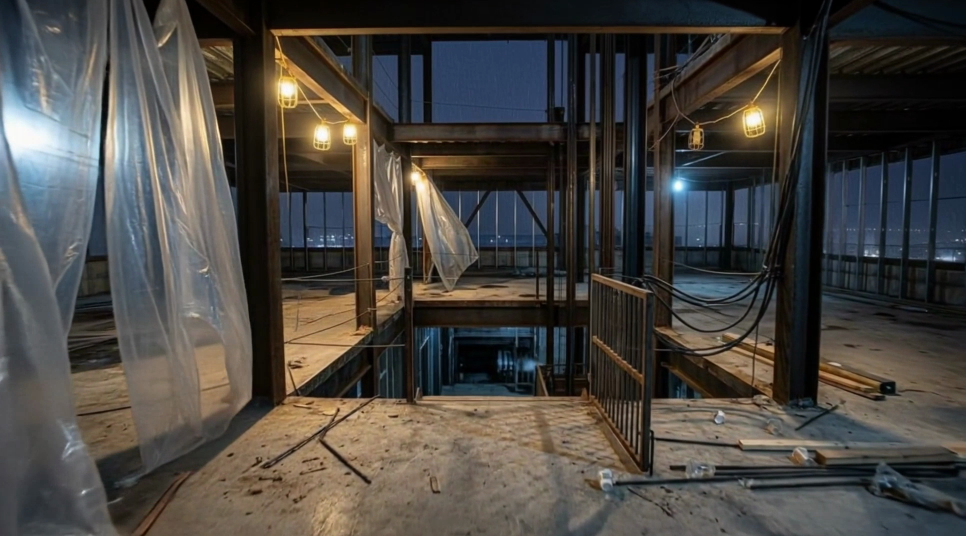
#> input picture docs/experiments/2026-09-22-zero-camotion-C-baseline/TheLongWayDown/generated/Ce_star.png, 1932 x 1072 px (shown at 1/2 size)
$ python analyze.py
#> lines starting #> are read from the running program, lines starting #| are printed output that depends on the picture; pictures that were not available may be replaced by others from this repository, and a replacement may not be noted
#!/usr/bin/env python3
"""Zero-Camotion C→D baseline vs 50% and 100%. Experiment-local."""

from __future__ import annotations

import csv
import json
import math
import subprocess
from pathlib import Path

import numpy as np
from PIL import Image, ImageDraw, ImageFont

REPO = Path(__file__).resolve().parents[3]
EXP = Path(__file__).resolve().parent / "TheLongWayDown"
GEN = EXP / "generated"
SHEETS = EXP / "sheets"
CLIPS = GEN / "clips"
ADP = REPO / "docs/experiments/2026-09-22-adaptive-endpoint-camotion/TheLongWayDown"
PCT = REPO / "docs/experiments/2026-09-22-camotion-50pct-C-test/TheLongWayDown"


def load(path: Path) -> np.ndarray:
    return np.asarray(Image.open(path).convert("RGB"), dtype=np.uint8)


def crop_common(a: np.ndarray, b: np.ndarray) -> tuple[np.ndarray, np.ndarray]:
    h = min(a.shape[0], b.shape[0])
    w = min(a.shape[1], b.shape[1])
    return a[:h, :w], b[:h, :w]


def ssim_plane(a: np.ndarray, b: np.ndarray, win: int = 8) -> float:
    a_f = a.astype(np.float64)
    b_f = b.astype(np.float64)
    h, w = a_f.shape
    c1 = (0.01 * 255) ** 2
    c2 = (0.03 * 255) ** 2
    acc = []
    for y in range(0, h - win + 1, win):
        for x in range(0, w - win + 1, win):
            pa = a_f[y : y + win, x : x + win]
            pb = b_f[y : y + win, x : x + win]
            mu_a, mu_b = pa.mean(), pb.mean()
            var_a, var_b = pa.var(), pb.var()
            cov = ((pa - mu_a) * (pb - mu_b)).mean()
            den = (mu_a**2 + mu_b**2 + c1) * (var_a + var_b + c2)
            acc.append(((2 * mu_a * mu_b + c1) * (2 * cov + c2)) / den)
    return float(np.mean(acc)) if acc else 0.0


def ssim_rgb(a: np.ndarray, b: np.ndarray) -> float:
    return float(sum(ssim_plane(a[:, :, c], b[:, :, c]) for c in range(3)) / 3.0)


def hist_corr(a: np.ndarray, b: np.ndarray) -> float:
    scores = []
    for c in range(3):
        ha = np.histogram(a[:, :, c], bins=256, range=(0, 256))[0].astype(np.float64)
        hb = np.histogram(b[:, :, c], bins=256, range=(0, 256))[0].astype(np.float64)
        ha -= ha.mean()
        hb -= hb.mean()
        den = math.sqrt(float((ha * ha).sum() * (hb * hb).sum()))
        scores.append(0.0 if den == 0 else float((ha * hb).sum() / den))
    return float(sum(scores) / 3.0)


def compare(a: np.ndarray, b: np.ndarray) -> dict:
    a, b = crop_common(a, b)
    diff = a.astype(np.float64) - b.astype(np.float64)
    mae = float(np.mean(np.abs(diff)))
    rmse = float(np.sqrt(np.mean(diff * diff)))
    psnr = float("inf") if rmse == 0 else float(20.0 * math.log10(255.0 / rmse))
    return {
        "width": int(a.shape[1]),
        "height": int(a.shape[0]),
        "mae": mae,
        "rmse": rmse,
        "psnr_db": psnr,
        "ssim": ssim_rgb(a, b),
        "histogram_correlation": hist_corr(a, b),
        "max_abs": int(np.max(np.abs(a.astype(np.int16) - b.astype(np.int16)))),
    }


def curve(path: Path) -> list[dict]:
    rows = list(csv.DictReader(path.open()))
    return [
        {
            "index": int(r["index"]),
            "t": float(r["t"]),
            "pair_mae": float(r["pair_mae"]),
            "dest_ssim": float(r["dest_ssim"]),
        }
        for r in rows
    ]


# [12 lines left out: function window_stats, not called in this run]


def font(size: int) -> ImageFont.ImageFont:
    for path in ("/System/Library/Fonts/Supplemental/Arial.ttf", "/System/Library/Fonts/Helvetica.ttc"):
        try:
            return ImageFont.truetype(path, size)
        except OSError:
            continue
    return ImageFont.load_default()


def labeled_row(images: list[tuple[str, Image.Image]], thumb_h: int = 280) -> Image.Image:
    thumbs = []
    for title, img in images:
        scale = thumb_h / img.height
        tw = max(1, round(img.width * scale))
        thumbs.append((title, img.resize((tw, thumb_h), Image.Resampling.LANCZOS)))
    gap, label_h = 12, 40
    width = sum(t.width for _, t in thumbs) + gap * (len(thumbs) + 1)
    canvas = Image.new("RGB", (width, thumb_h + label_h + gap * 2), (16, 16, 16))
    draw = ImageDraw.Draw(canvas)
    f = font(16)
    x = gap
    for title, thumb in thumbs:
        canvas.paste(thumb, (x, gap))
        draw.text((x, gap + thumb_h + 8), title, fill=(230, 230, 230), font=f)
        x += thumb.width + gap
    return canvas


def diff_image(a: np.ndarray, b: np.ndarray) -> Image.Image:
    a, b = crop_common(a, b)
    mag = np.abs(a.astype(np.int16) - b.astype(np.int16)).astype(np.float64).max(axis=2)
    mag = np.clip(mag * 4.0, 0, 255).astype(np.uint8)
    return Image.fromarray(np.stack([mag, np.zeros_like(mag), 255 - mag], axis=2))


def ff(*args: str) -> None:
    subprocess.run(["ffmpeg", "-hide_banner", "-loglevel", "error", "-y", *args], check=True)


def extract_frame(video: Path, index: int, dest: Path) -> None:
    dest.parent.mkdir(parents=True, exist_ok=True)
    ff("-i", str(video), "-vf", f"select=eq(n\\,{index})", "-vsync", "vfr", str(dest))


# [101 lines left out: functions seam_from_ends, mark_cut, fit_response, plot_response, not called in this run]


def main() -> int:
    SHEETS.mkdir(parents=True, exist_ok=True)
    CLIPS.mkdir(parents=True, exist_ok=True)

    video = GEN / "C-D" / "C-D.mp4"
    extract_frame(video, 0, GEN / "C-D" / "Cs_rendered_0.png")
    extract_frame(video, 241, GEN / "C-D" / "De_literal.png")
    extract_frame(video, 216, GEN / "C-D" / "sample-9s.png")
    extract_frame(video, 168, GEN / "C-D" / "sample-7s.png")
    extract_frame(video, 120, GEN / "C-D" / "sample-5s.png")

    ce = load(GEN / "Ce_star.png")
#> in load, returned value is the input picture: shape (1072, 1932, 3); mean R, G, B 72.9, 69.7, 65.3
    rend0 = load(GEN / "C-D" / "Cs_rendered_0.png")
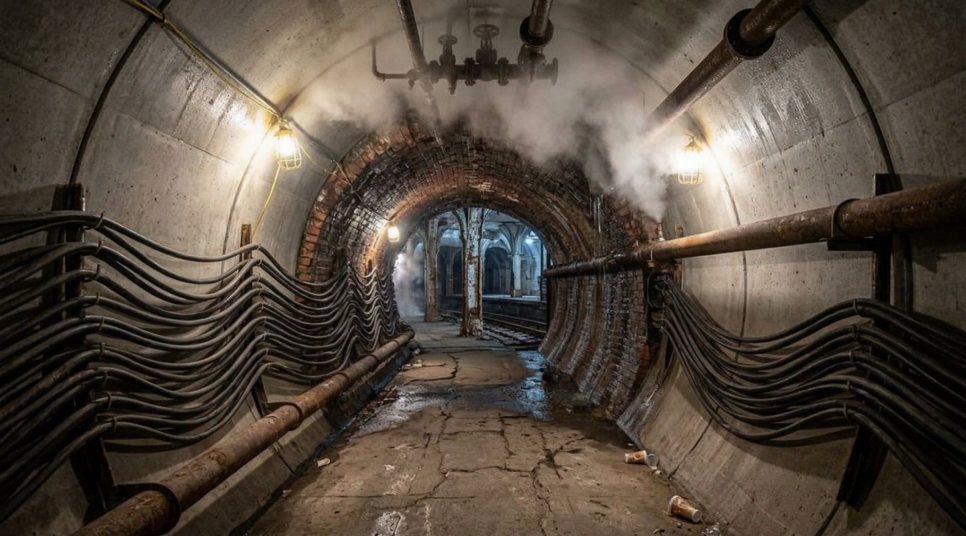
#> input picture docs/experiments/2026-09-22-camotion-50pct-C-test/TheLongWayDown/generated/C-D/De_literal.png, 1932 x 1072 px, given in place of Cs_rendered_0.png, which was not available (shown at 1/2 size)
#> in load, returned value is the input picture: shape (1072, 1932, 3); mean R, G, B 83.3, 72.9, 62.5
    rend50 = load(PCT / "generated" / "C-D" / "Cs_rendered_50.png")
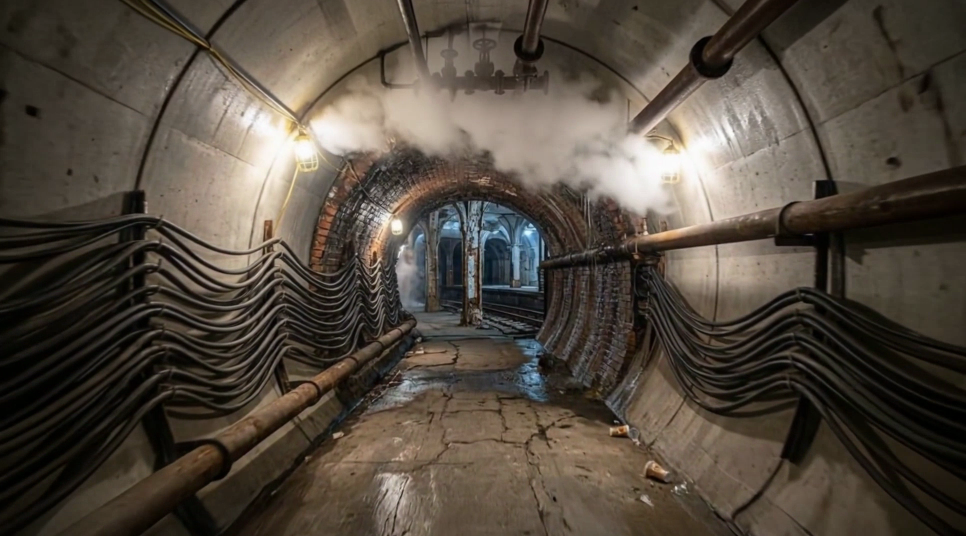
#> input picture docs/experiments/2026-09-22-camotion-50pct-C-test/TheLongWayDown/generated/C-D/sample-9s.png, 1932 x 1072 px, given in place of Cs_rendered_50.png, which was not available (shown at 1/2 size)
#> in load, returned value is the input picture: shape (1072, 1932, 3); mean R, G, B 82.1, 73.2, 62.7
    rend100 = load(ADP / "generated" / "C-D" / "Cs_rendered_star.png")

    seam0 = compare(ce, rend0)
#> in compare, `mae = float(np.mean(np.abs(diff)))`: mae = 56.33
#> in compare, `rmse = float(np.sqrt(np.mean(diff * diff)))`: rmse = 71.09
#> in compare, `psnr = float("inf") if rmse == 0 else float(20.0 * math.log10(255.0 / ..`: psnr = 11.09
#> in hist_corr, `scores = []`: scores = []
#> the loop in hist_corr, `for c in range(3):` made 3 passes
#> den on passes 1 to 3: 1.22e+10, 1.53e+10, 2.16e+10
#> after the loop in hist_corr, `for c in range(3):`: scores = [0.948, 0.95, 0.819]
#> seam0 = {'width': 1932, 'height': 1072, 'mae': 56.33, 'rmse': 71.09, 'psnr_db': 11.09, 'ssim': 0.216, 'histogram_correlation': 0.905, 'max_abs': 252}
    seam50_metrics = compare(ce, rend50)
#> in compare (call 2), `diff = a.astype(np.float64) - b.astype(np.float64)`:
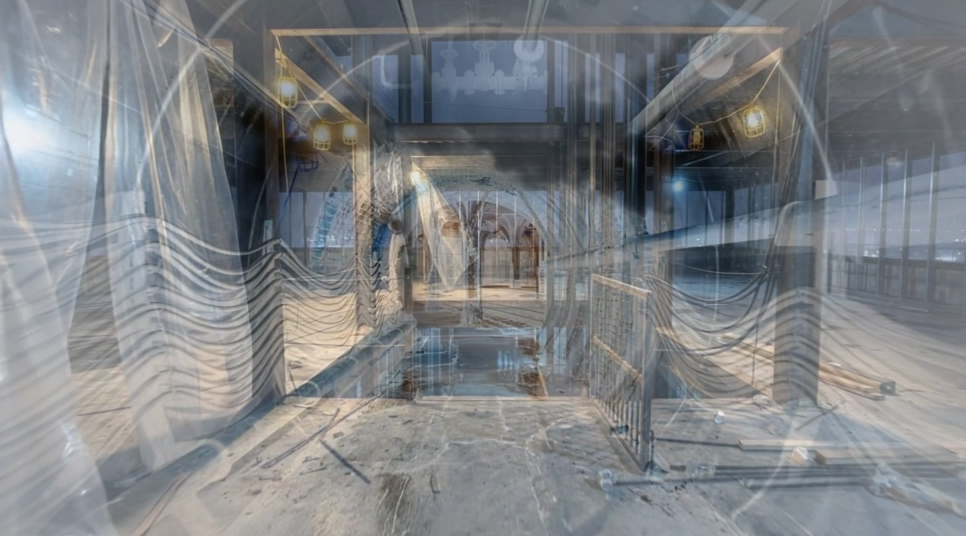
#> diff: shape (1072, 1932, 3) float64 (shown at 1/2 size); mean R, G, B -9.1, -3.5, 2.5; drawn with min black and max white
#> in compare (call 2), `mae = float(np.mean(np.abs(diff)))`: mae = 57.22
#> in compare (call 2), `rmse = float(np.sqrt(np.mean(diff * diff)))`: rmse = 72.01
#> in compare (call 2), `psnr = float("inf") if rmse == 0 else float(20.0 * math.log10(255.0 / ..`: psnr = 10.98
#> in ssim_plane (call 6), `b_f = b.astype(np.float64)`:
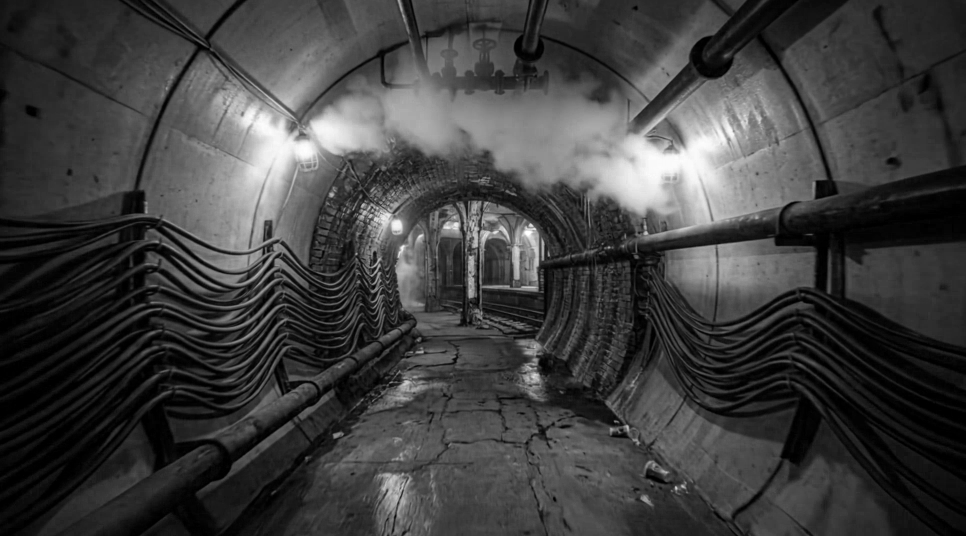
#> b_f: shape (1072, 1932) float64 (shown at 1/2 size); min 0, max 255, mean 62.7
#> the loop in hist_corr (call 2), `for c in range(3):` made 3 passes
#> den on passes 1 to 3: 1.29e+10, 1.59e+10, 2.11e+10
#> seam50_metrics = {'width': 1932, 'height': 1072, 'mae': 57.22, 'rmse': 72.01, 'psnr_db': 10.98, 'ssim': 0.245, 'histogram_correlation': 0.883, 'max_abs': 250}
    seam100_metrics = compare(ce, rend100)
#> seam100_metrics has the same summary as seam50_metrics

    labeled_row(
        [
            ("Ce*", Image.fromarray(ce)),
            ("Cs_rendered_0", Image.fromarray(rend0)),
            ("Cs_rendered_50", Image.fromarray(rend50)),
            ("Cs_rendered_100", Image.fromarray(rend100)),
        ]
    ).save(SHEETS / "C-0-50-100-stills.png")
#> after the loop in labeled_row, `for title, img in images:`: thumbs = 4 items
#> in labeled_row, `width = sum(t.width for _, t in thumbs) + gap * (len(thumbs) + 1)`: width = 2080
#> in labeled_row, `canvas = Image.new("RGB", (width, thumb_h + label_h + gap * 2), (16, 1..`: canvas: PIL image 2080x344 RGB; every value is 16
#> the loop in labeled_row, `for title, thumb in thumbs:` made 4 passes
#> (title, x) on passes 1 to 4: ('Ce*', 529), ('Cs_rendered_0', 1046), ('Cs_rendered_50', 1563), ('Cs_rendered_100', 2080)
#> after the loop in labeled_row, `for title, thumb in thumbs:`:
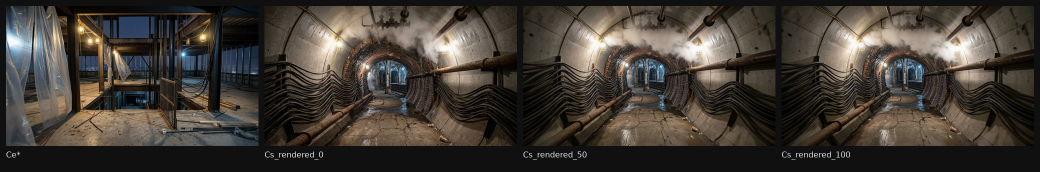
#> canvas: PIL image 2080x344 RGB (shown at 1/2 size); mean R, G, B 67, 60.8, 53.8
    labeled_row(
        [
            ("Ce* vs 0% |diff|x4", diff_image(ce, rend0)),
            ("Ce* vs 50% |diff|x4", diff_image(ce, rend50)),
            ("Ce* vs 100% |diff|x4", diff_image(ce, rend100)),
        ]
    ).save(SHEETS / "C-0-50-100-diffs.png")
#> in diff_image (call 2), `return Image.fromarray(np.stack([mag, np.zeros_like(mag), 255 - mag], ..`:
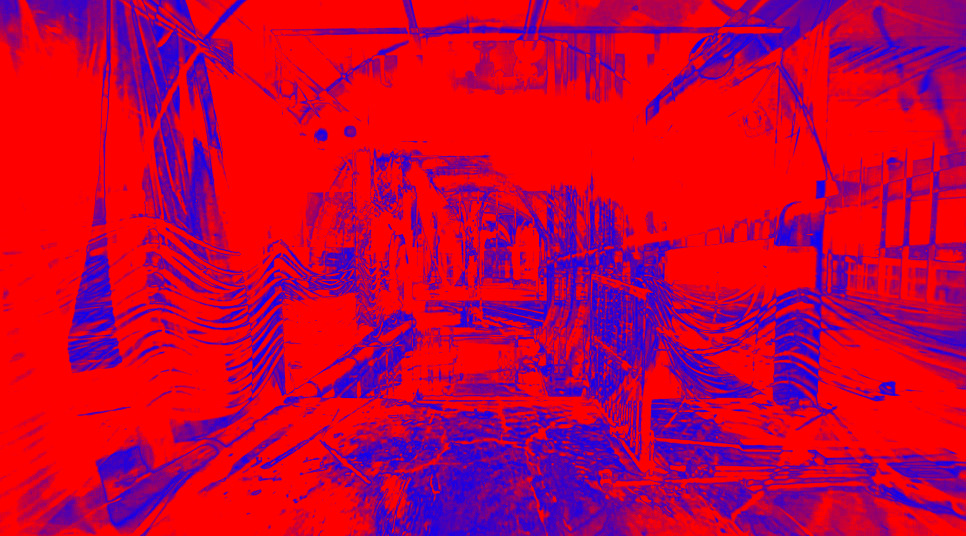
#> returned value: PIL image 1932x1072 RGB (shown at 1/2 size); mean R, G, B 197.9, 0, 57.1
#> call 2 of labeled_row, with thumb_h = 280
#> in labeled_row (call 2), `thumbs = []`: thumbs = []
#> the loop in labeled_row (call 2), `for title, img in images:` made 3 passes
#> title on passes 1 to 3: 'Ce* vs 0% |diff|x4', 'Ce* vs 50% |diff|x4', 'Ce* vs 100% |diff|x4'
#> after the loop in labeled_row (call 2), `for title, img in images:`: thumbs = 3 items
#> in labeled_row (call 2), `width = sum(t.width for _, t in thumbs) + gap * (len(thumbs) + 1)`: width = 1563
#> in labeled_row (call 2), `canvas = Image.new("RGB", (width, thumb_h + label_h + gap * 2), (16, 1..`: canvas: PIL image 1563x344 RGB; every value is 16
#> the loop in labeled_row (call 2), `for title, thumb in thumbs:` made 3 passes
#> (title, x) on passes 1 to 3: ('Ce* vs 0% |diff|x4', 529), ('Ce* vs 50% |diff|x4', 1046), ('Ce* vs 100% |diff|x4', 1563)
#> after the loop in labeled_row (call 2), `for title, thumb in thumbs:`:
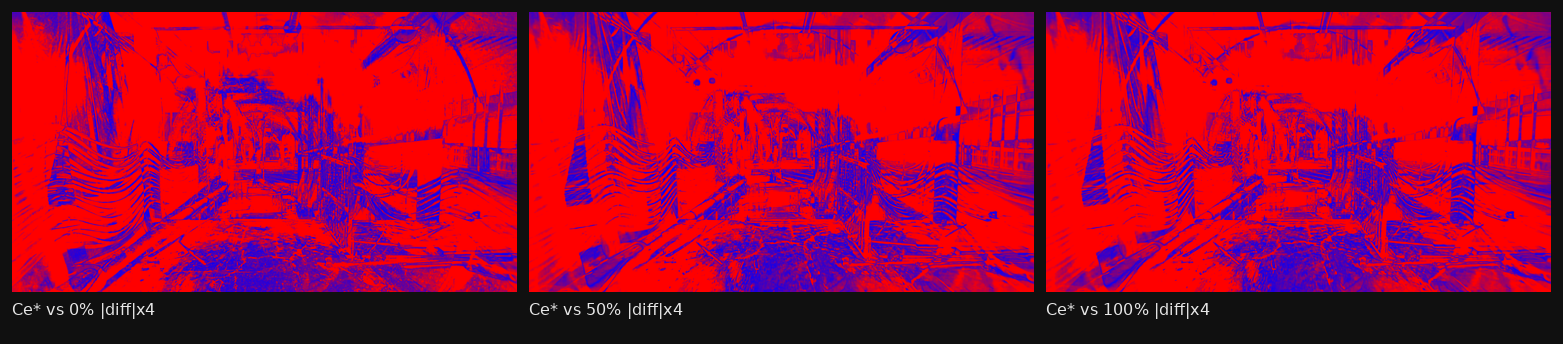
#> canvas: PIL image 1563x344 RGB; mean R, G, B 159.4, 3.9, 49.7

    incoming_rows = curve(ADP / "curves" / "B-C" / "motion.csv")
    out0_rows = curve(EXP / "curves" / "C-D" / "motion.csv")
    out50_rows = curve(PCT / "curves" / "C-D" / "motion.csv")
    out100_rows = curve(ADP / "curves" / "C-D" / "motion.csv")
    incoming = window_stats(incoming_rows, 210 - 24, 210)
    out0 = window_stats(out0_rows, 0, 24)
    out0_2s = window_stats(out0_rows, 0, 48)
    out50 = window_stats(out50_rows, 0, 24)
    out100 = window_stats(out100_rows, 0, 24)
    dest0 = window_stats(out0_rows, 180, 241)

    incoming_video = ADP / "generated" / "B-C" / "B-C.mp4"
    seam_from_ends(incoming_video, video, CLIPS / "seam-0-raw.mp4", 8.75)
    mark_cut(CLIPS / "seam-0-raw.mp4", CLIPS / "seam-0.mp4", 1.0)

    seam50_clip = PCT / "generated" / "clips" / "seam-50.mp4"
    seam100_clip = PCT / "generated" / "clips" / "seam-100.mp4"
    if not seam50_clip.exists() or not seam100_clip.exists():
        raise SystemExit("missing 50%/100% seam clips")

    ff(
        "-i",
        str(seam100_clip),
        "-i",
        str(seam50_clip),
        "-i",
        str(CLIPS / "seam-0.mp4"),
        "-filter_complex",
        "[0:v]scale=640:356,setsar=1,drawtext=fontfile=/System/Library/Fonts/Supplemental/Arial.ttf:text='C 100pct':fontcolor=white:fontsize=18:x=10:y=10:box=1:boxcolor=black@0.65[a];"
        "[1:v]scale=640:356,setsar=1,drawtext=fontfile=/System/Library/Fonts/Supplemental/Arial.ttf:text='C 50pct':fontcolor=white:fontsize=18:x=10:y=10:box=1:boxcolor=black@0.65[b];"
        "[2:v]scale=640:356,setsar=1,drawtext=fontfile=/System/Library/Fonts/Supplemental/Arial.ttf:text='C 0pct':fontcolor=white:fontsize=18:x=10:y=10:box=1:boxcolor=black@0.65[c];"
        "[a][b][c]hstack=inputs=3[v]",
        "-map",
        "[v]",
        "-c:v",
        "libx264",
        "-crf",
        "18",
        "-preset",
        "veryfast",
        "-pix_fmt",
        "yuv420p",
        "-an",
        str(CLIPS / "compare-C-100-vs-50-vs-0.mp4"),
    )

    strengths = [0.0, 0.5, 1.0]
    outgoing = [out0["mean_pair_mae"], out50["mean_pair_mae"], out100["mean_pair_mae"]]
    fit = fit_response(strengths, outgoing)
    plot_response(SHEETS / "strength-vs-outgoing-mae.png", strengths, outgoing, incoming["mean_pair_mae"])

    first2 = [
        {"index": r["index"], "t": r["t"], "pair_mae": r["pair_mae"]}
        for r in out0_rows
        if r["index"] <= 48
    ]

    metrics = {
        "experiment": "zero-camotion-C-baseline",
        "kling_generations": 1,
        "ce_star_identity": json.loads((GEN / "ce_star_identity.json").read_text()),
        "incoming_Ce_star_last_1s": incoming,
        "outgoing_0_first_1s": out0,
        "outgoing_0_first_2s": out0_2s,
        "outgoing_50_first_1s": out50,
        "outgoing_100_first_1s": out100,
        "ratio_0": out0["mean_pair_mae"] / incoming["mean_pair_mae"] if incoming["mean_pair_mae"] else None,
        "ratio_50": out50["mean_pair_mae"] / incoming["mean_pair_mae"] if incoming["mean_pair_mae"] else None,
        "ratio_100": out100["mean_pair_mae"] / incoming["mean_pair_mae"] if incoming["mean_pair_mae"] else None,
        "rendered_seams": {"0": seam0, "50": seam50_metrics, "100": seam100_metrics},
        "late_dest_0": dest0,
        "first_2s_curve_0": first2,
        "response_curve": {
            "strengths": strengths,
            "outgoing_first_1s": outgoing,
            "incoming": incoming["mean_pair_mae"],
            "fit": fit,
        },
    }
    (GEN / "metrics.json").write_text(json.dumps(metrics, indent=2) + "\n")
    print(
        json.dumps(
            {
                "in_mae": incoming["mean_pair_mae"],
                "out0_mae": out0["mean_pair_mae"],
                "out50_mae": out50["mean_pair_mae"],
                "out100_mae": out100["mean_pair_mae"],
                "ratio0": metrics["ratio_0"],
                "seam0_ssim": seam0["ssim"],
                "late_dest_mean": dest0["mean_dest_ssim"],
                "fit": fit,
            },
            indent=2,
        )
    )
    return 0


if __name__ == "__main__":
#> (the run stopped early here; a loop or call above may not have finished)
